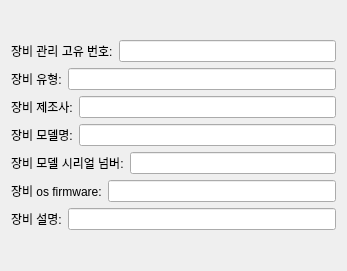
                  <widget class="QWidget" name="DE_Marines_Electronics_Info__scrollAreaWidgetContents_1">
                   <property name="geometry">
                    <rect>
                     <x>0</x>
                     <y>-41</y>
                     <width>347</width>
                     <height>271</height>
                    </rect>
                   </property>
                   <layout class="QGridLayout" name="gridLayout_6">
                    <item row="0" column="0">
                     <layout class="QVBoxLayout" name="DE_Marines_Electronics_Info__verticalLayout_1">
                      <item>
                       <layout class="QHBoxLayout" name="DE_Marines_Electronics_Info_device_management_id__horizontalLayout_1">
                        <item>
                         <widget class="QLabel" name="DE_Marines_Electronics_Info_device_management_id__label_1">
                          <property name="text">
                           <string>장비 관리 고유 번호:</string>
                          </property>
                         </widget>
                        </item>
                        <item>
                         <widget class="QLineEdit" name="DE_Marines_Electronics_Info_device_management_id__lineEdit_1"/>
                        </item>
                       </layout>
                      </item>
                      <item>
                       <layout class="QHBoxLayout" name="DE_Marines_Electronics_Info_device_type__horizontalLayout_1">
                        <item>
                         <widget class="QLabel" name="DE_Marines_Electronics_Info_device_type__label_1">
                          <property name="text">
                           <string>장비 유형:</string>
                          </property>
                         </widget>
                        </item>
                        <item>
                         <widget class="QLineEdit" name="DE_Marines_Electronics_Info_device_type__lineEdit_1"/>
                        </item>
                       </layout>
                      </item>
                      <item>
                       <layout class="QHBoxLayout" name="DE_Marines_Electronics_Info_device_manufacturer__horizontalLayout_1">
                        <item>
                         <widget class="QLabel" name="DE_Marines_Electronics_Info_device_manufacturer__label_1">
                          <property name="text">
                           <string>장비 제조사:</string>
                          </property>
                         </widget>
                        </item>
                        <item>
                         <widget class="QLineEdit" name="DE_Marines_Electronics_Info_device_manufacturer__lineEdit_1"/>
                        </item>
                       </layout>
                      </item>
                      <item>
                       <layout class="QHBoxLayout" name="DE_Marines_Electronics_Info_device_model_name__horizontalLayout_1">
                        <item>
                         <widget class="QLabel" name="DE_Marines_Electronics_Info_device_model_name__label_1">
                          <property name="text">
                           <string>장비 모델명:</string>
                          </property>
                         </widget>
                        </item>
                        <item>
                         <widget class="QLineEdit" name="DE_Marines_Electronics_Info_device_model_name__lineEdit_1"/>
                        </item>
                       </layout>
                      </item>
                      <item>
                       <layout class="QHBoxLayout" name="DE_Marines_Electronics_Info_device_model_serial_number__horizontalLayout_1">
                        <item>
                         <widget class="QLabel" name="DE_Marines_Electronics_Info_device_model_serial_number__label_1">
                          <property name="text">
                           <string>장비 모델 시리얼 넘버:</string>
                          </property>
                         </widget>
                        </item>
                        <item>
                         <widget class="QLineEdit" name="DE_Marines_Electronics_Info_device_model_serial_number__lineEdit_1"/>
                        </item>
                       </layout>
                      </item>
                      <item>
                       <layout class="QHBoxLayout" name="DE_Marines_Electronics_Info_device_os_firmware__horizontalLayout_1">
                        <item>
                         <widget class="QLabel" name="DE_Marines_Electronics_Info_device_os_firmware__label_1">
                          <property name="text">
                           <string>장비 os firmware:</string>
                          </property>
                         </widget>
                        </item>
                        <item>
                         <widget class="QLineEdit" name="DE_Marines_Electronics_Info_device_os_firmware__lineEdit_1"/>
                        </item>
                       </layout>
                      </item>
                      <item>
                       <layout class="QHBoxLayout" name="DE_Marines_Electronics_Info_device_description__horizontalLayout_1">
                        <item>
                         <widget class="QLabel" name="DE_Marines_Electronics_Info_device_description__label_1">
                          <property name="text">
                           <string>장비 설명:</string>
                          </property>
                         </widget>
                        </item>
                        <item>
                         <widget class="QLineEdit" name="DE_Marines_Electronics_Info_device_description__lineEdit_1"/>
                        </item>
                       </layout>
                      </item>
                     </layout>
                    </item>
                   </layout>
                  </widget>
